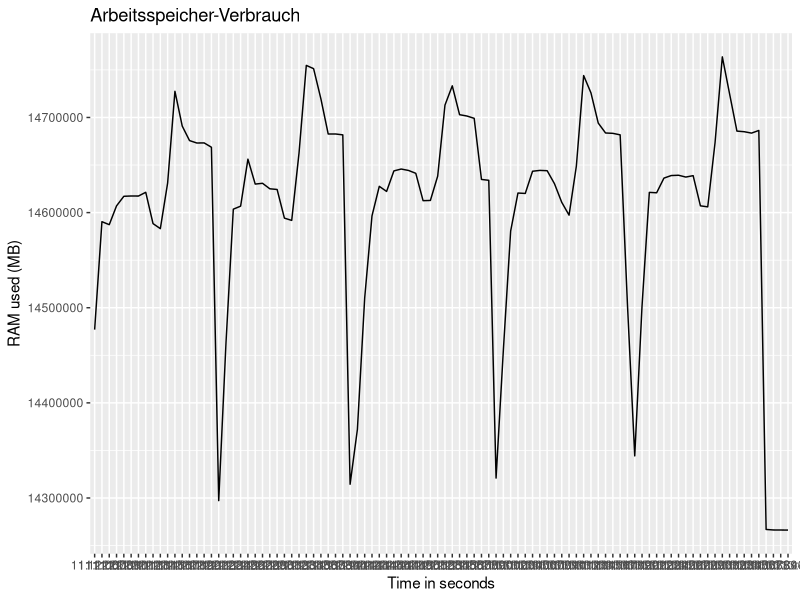

The R script that drew this image: (Note: this script raises an error after producing the figure.)
# Libraries
library("ggplot2")
library("viridis")
library("dplyr")
library("hms")
library("gridExtra")
library("ggpubr")


# Path
#base_path <- "C:/Users/kreut/OneDrive/Uni/Bachelor-Thesis/Quellcode/CSV-Analyser/"
#export_path <- "C:/Users/kreut/OneDrive/Uni/Bachelor-Thesis/Quellcode/CSV-Analyser/export/"

base_path <- "/var/lib/jenkins/workspace/Autoplot/"
export_path <- "/var/lib/jenkins/workspace/Autoplot/export/"

# base_path <- "~/workspace/autoplot/"
# export_path <- "~/workspace/autoplot/export/"

date_path <- toString(Sys.Date())


# Colors
axisLabelColor <- "#69b3a2"
yAxisColor <- "black"


# Import CSV from Collectl
measurements <- read.csv(file = "csv/collectl.csv", na="NA")


# function to draw line plots
drawPlot <- function(title, yAxisLabel, measurement, time) {
    ggplot(measurements, aes(x=time, y=measurement, group=1)) +
      geom_line() +
      xlab("Time in seconds") +
      ylab(yAxisLabel) +
      ggtitle(title)
}

removeWhitespaceAndColon <- function(filename) {
  filename <- chartr(":", "-", filename)
  filename <- chartr(" ", "_", filename)
}


# call drawPlot function for each plot
mem_used_plot <- drawPlot("Arbeitsspeicher-Verbrauch", "RAM used (MB)", measurements$X.MEM.Used, measurements$Time)

# # Build figures with multiple plots
cpu_figure <- ggarrange(
  cpu_user_plot, cpu_nice_plot, cpu_system_plot, cpu_wait_plot, cpu_idle_plot, nrow = 5
)

mem_figure <- ggarrange(
  mem_used_plot, nrow = 1
)


# Create directories for exports with todays date and save figures into it
dir.create(file.path(export_path), showWarnings = FALSE)

dir.create(file.path(export_path, date_path), showWarnings = FALSE)
setwd(file.path(export_path, date_path))


# get filenames
#cpu_output_name <- removeWhitespaceAndColon(paste(Sys.time(), "CPU_figure.png"))
mem_output_name <- removeWhitespaceAndColon(paste(Sys.time(), "MEM_figure.png"))

#ggexport(cpu_figure, filename = paste(cpu_output_name), width = 1920, height = 1080)
ggexport(mem_figure, filename = paste(mem_output_name), width = 1920, height = 1080)


mem_figure
